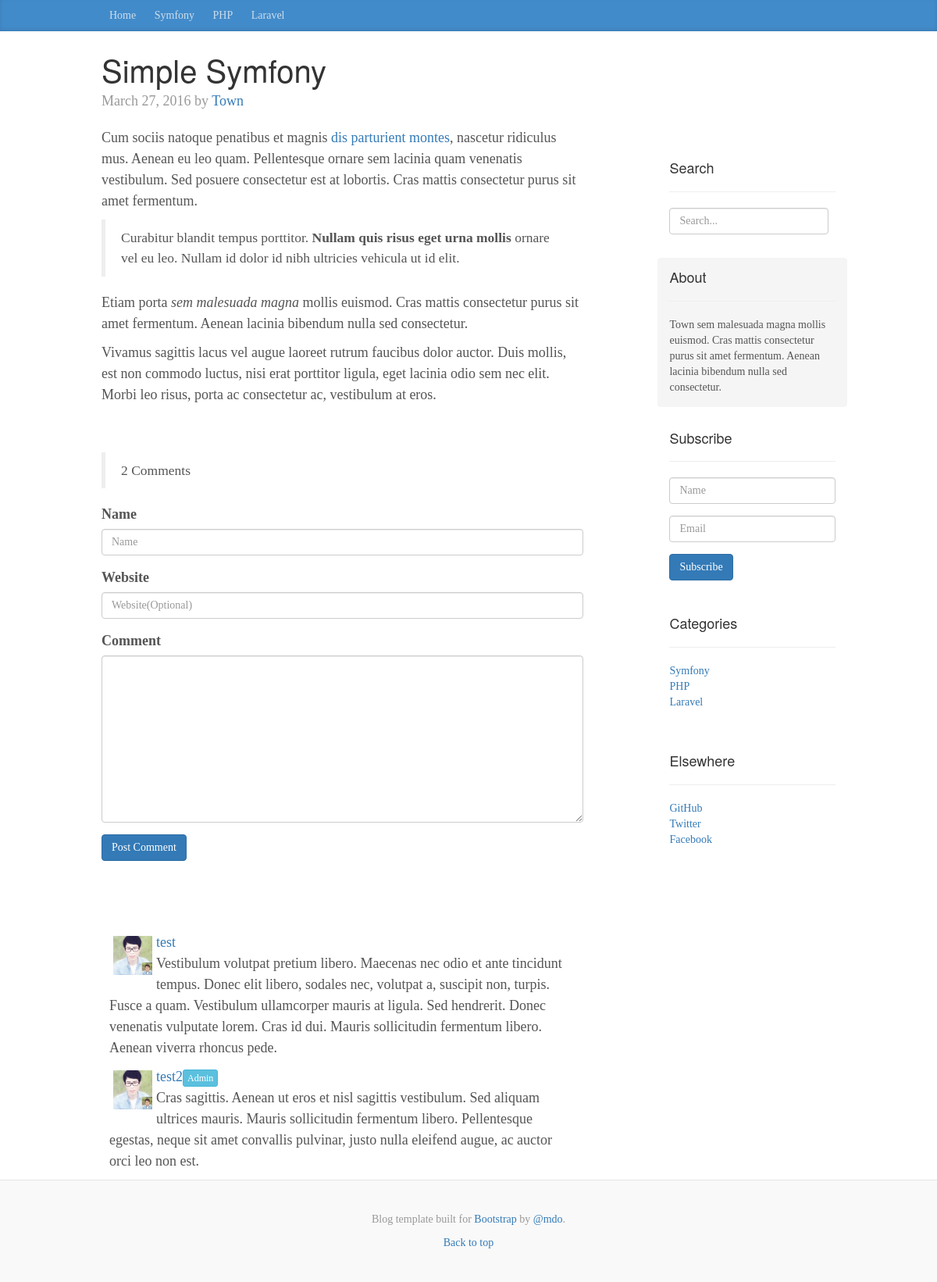
/single.php?post=2, run on the app's committed database.
### tables this page shows
CREATE TABLE `categories` (
  `id` int(11) NOT NULL AUTO_INCREMENT,
  `text` varchar(100) NOT NULL,
  PRIMARY KEY (`id`)
);

CREATE TABLE `posts` (
  `id` int(11) NOT NULL AUTO_INCREMENT,
  `title` varchar(200) NOT NULL,
  `category` int(11) NOT NULL,
  `date` varchar(100) NOT NULL,
  `body` longtext NOT NULL,
  `author` varchar(100) NOT NULL,
  `keywords` varchar(200) NOT NULL,
  PRIMARY KEY (`id`)
);

CREATE TABLE `comments` (
  `id` int(11) NOT NULL AUTO_INCREMENT,
  `name` varchar(100) NOT NULL,
  `comment` text NOT NULL,
  `post` int(11) NOT NULL,
  `website` varchar(200) NOT NULL,
  `status` int(1) NOT NULL DEFAULT '0',
  `is_admin` int(1) NOT NULL DEFAULT '0',
  PRIMARY KEY (`id`)
);

### includes/config.php (called while the page is built, shortened)
<?php
  $about_text = "Town sem malesuada magna mollis euismod. Cras mattis consectetur purus sit amet fermentum. Aenean lacinia bibendum nulla sed consectetur.";
 ?>

### single.php (the view, shortened to what this page needs)
<?php
include("includes/config.php");
include("includes/db.php");
include("includes/header.php");
if(isset($_GET['post'])) {
  $id = mysqli_real_escape_string($db, $_GET['post']);
  $query = "SELECT * FROM posts WHERE id='$id'";
}
$posts = $db->query($query);
$query = "SELECT * FROM comments WHERE post='$id' AND status='1'";
$comments = $db->query($query);
?>
<div class="row">
  <div class="col-sm-8 blog-main">
        <br>
        <?php if($posts->num_rows > 0) {
          while($row = $posts->fetch_assoc()) {
          ?>
        <div class="blog-post">
          <h2 class="blog-post-title"><?php echo $row['title']; ?></h2>
          <p class="blog-post-meta"><?php echo $row['date']; ?> by <a href="#"><?php echo $row['author']; ?></a></p>
          <?php echo $row['body']; ?>
        </div>
        <?php } } ?>
          <blockquote><?php echo $comments->num_rows; ?> Comments</blockquote>
          <div class="comment-area">
            <form method="post">
              <div class="form-group">
                <label for="exampleInputName">Name</label>
                <input type="text" name="name" class="form-control" id="exampleInputName" placeholder="Name">
              </div>
              <div class="form-group">
                <label for="exampleInputEmail1">Website</label>
                <input type="text" name="website" class="form-control" id="exampleInputEmail1" placeholder="Website(Optional)">
              </div>
              <div class="form-group">
                <label for="exampleInputPassword1">Comment</label>
                <textarea cols="60" rows="10" name="comment" class="form-control" id="exampleInputPassword1"></textarea>
              </div>
              <button type="submit" name="post_comment" class="btn btn-primary">Post Comment</button>
            </form>
            <br>
            <br>
            <br>
            <?php while($comment = $comments->fetch_assoc()) {
              if($comment['is_admin'] != 1) {
              ?>
            <div class="comment">
              <div class="comment-head">
                <a href="#"><?php echo $comment['name']; ?></a>
                <img width="50" height="50" src="img/original.jpg" />
              </div>
              <?php echo $comment['comment']; ?>
            </div>
            <?php }else { ?>
            <div class="comment">
              <div class="comment-head">
                <a href="#"><?php echo $comment['name']; ?></a><button class="btn btn-info btn-xs">Admin</button>
                <img width="50" height="50" src="img/original.jpg" />
              </div>
              <?php echo $comment['comment']; ?>
            </div>
            <?php } } ?>
          </div>
        </div>
        <?php include("includes/sidebar.php"); ?>
        <?php include("includes/footer.php"); ?>

### includes/header.php (shortened to what this page needs)
<?php
  $query = "SELECT * FROM categories";
  $categories = $db->query($query);
 ?>
<!DOCTYPE html>
<html lang="en">
  <head>
    <link href="./css/bootstrap.min.css" rel="stylesheet">
    <link href="./css/ie10-viewport-bug-workaround.css" rel="stylesheet">
    <link rel="stylesheet" href="css/blueimp-gallery.css">
    <link rel="stylesheet" href="css/blueimp-gallery-indicator.css">
    <link rel="stylesheet" href="css/blueimp-gallery-video.css">
    <link href="css/blog.css" rel="stylesheet">
  </head>
  <body>
    <div class="blog-masthead">
      <div class="container">
        <nav class="blog-nav">
          <?php if(isset($_GET['category']) || strpos($_SERVER['REQUEST_URI'], "index.php") === false) { ?>
            <a class="blog-nav-item" href="index.php">Home</a>
          <?php }else { ?>
          <a class="blog-nav-item active" href="#">Home</a>
          <?php } ?>
          <?php if($categories->num_rows > 0) {
            while($row = $categories->fetch_assoc()){
              if(isset($_GET['category']) && $row['id'] == $_GET['category'] ) {
            ?>
            <a class="blog-nav-item active" href="index.php?category=<?php echo $row['id']; ?>"><?php echo $row['text']; ?></a>
            <?php }else { ?>
              <a class="blog-nav-item" href="index.php?category=<?php echo $row['id']; ?>"><?php echo $row['text']; ?></a>
          <?php } } } ?>
        </nav>
      </div>
    </div>
    <div class="container">

### includes/sidebar.php (shortened to what this page needs)
<div class="col-sm-3 col-sm-offset-1 blog-sidebar" style="margin-top:150px;">
  <div class="sidebar-module">
    <h4>Search</h4>
    <hr>
      <form method="get" action="results.php" class="form-inline">
      <div class="form-group">
        <input type="text" name="search" class="form-control" id="exampleInputName2" placeholder="Search...">
      </div>
    </form>
  </div>
  <div class="sidebar-module sidebar-module-inset">
    <h4>About</h4>
    <hr>
    <p><?php echo $about_text; ?></p>
  </div>
  <div class="sidebar-module">
    <h4>Subscribe</h4>
    <hr>
    <form method="post">
      <div class="form-group">
        <input type="text" name="name" class="form-control" id="exampleInputEmail1" placeholder="Name">
      </div>
      <div class="form-group">
        <input type="email" name="email" class="form-control" id="exampleInputEmail1" placeholder="Email">
      </div>
      <button type="submit" name="subscribe" class="btn btn-primary">Subscribe</button>
    </form>
  </div>
  <div class="sidebar-module">
    <h4>Categories</h4>
    <hr>
    <?php $q = "SELECT * FROM categories";
          $categories = $db->query($q);
     ?>
    <ul class="list-unstyled">
      <?php while($c = $categories->fetch_assoc()){ ?>
      <li><a href="index.php?category=<?php echo $c['id']; ?>"><?php echo $c['text']; ?></a></li>
      <?php } ?>
    </ul>
  </div>
  <div class="sidebar-module">
    <h4>Elsewhere</h4>
    <hr>
    <ol class="list-unstyled">
      <li><a href="#">GitHub</a></li>
      <li><a href="#">Twitter</a></li>
      <li><a href="#">Facebook</a></li>
    </ol>
  </div>
</div>

### css/blog.css (style rules this page uses)
body { font-family: Georgia, "Times New Roman", Times, serif; color: #555; }
h1, .h1, h2, .h2, h3, .h3, h4, .h4, h5, .h5, h6, .h6 { margin-top: 0; font-family: "Helvetica Neue", Helvetica, Arial, sans-serif; font-weight: normal; color: #333; }
@media (min-width: 1200px) { .container { width: 970px; } }
.blog-masthead { background-color: #428bca; -webkit-box-shadow: inset 0 -2px 5px rgba(0,0,0,.1); box-shadow: inset 0 -2px 5px rgba(0,0,0,.1); }
.blog-nav-item { position: relative; display: inline-block; padding: 10px; font-weight: 500; color: #cdddeb; }
.blog-main { font-size: 18px; line-height: 1.5; }
.sidebar-module { padding: 15px; margin: 0 -15px 15px; }
.sidebar-module-inset { padding: 15px; background-color: #f5f5f5; border-radius: 4px; }
.sidebar-module-inset p:last-child, .sidebar-module-inset ul:last-child, .sidebar-module-inset ol:last-child { margin-bottom: 0; }
.blog-post { margin-bottom: 60px; }
.blog-post-title { margin-bottom: 5px; font-size: 40px; }
.blog-post-meta { margin-bottom: 20px; color: #999; }
.comment { margin: 10px; }
.comment img { margin: 5px; float: left; }

### data on the page
categories: text "Symfony"
categories: text "PHP"
categories: text "Laravel"
posts: title "Simple Symfony", date "March 27, 2016", author "Town", body "Cum sociis natoque penatibus et magnis dis parturient montes , nascetur ridiculus mus. Aenean eu leo quam. Pellentesque ornare sem lacinia quam venenatis vestibulum. Sed posuere consectetur est at lobortis. Cras mattis consectetur purus sit amet fermentum. Curabitur blandit tempus porttitor. Nullam quis risus eget urna mollis ornare vel eu leo. Nullam id dolor id nibh ultricies vehicula ut id elit. Etiam porta sem malesuada magna mollis euismod. Cras mattis consectetur purus sit amet fermentum. Aenean lacinia bibendum nulla sed consectetur. Vivamus sagittis lacus vel augue laoreet rutrum faucibus dolor auctor. Duis mollis, est non commodo luctus, nisi erat porttitor ligula, eget lacinia…"
comments: name "test", comment "Vestibulum volutpat pretium libero. Maecenas nec odio et ante tincidunt tempus. Donec elit libero, sodales nec, volutpat a, suscipit non, turpis. Fusce a quam. Vestibulum ullamcorper mauris at ligula. Sed hendrerit. Donec venenatis vulputate lorem. Cras id dui. Mauris sollicitudin fermentum libero. Aenean viverra rhoncus pede."
comments: name "test2", comment "Cras sagittis. Aenean ut eros et nisl sagittis vestibulum. Sed aliquam ultrices mauris. Mauris sollicitudin fermentum libero. Pellentesque egestas, neque sit amet convallis pulvinar, justo nulla eleifend augue, ac auctor orci leo non est."

### other printed values
$comments->num_rows "2"
$about_text "Town sem malesuada magna mollis euismod. Cras mattis consectetur purus sit amet fermentum. Aenean lacinia bibendum nulla sed consectetur."
